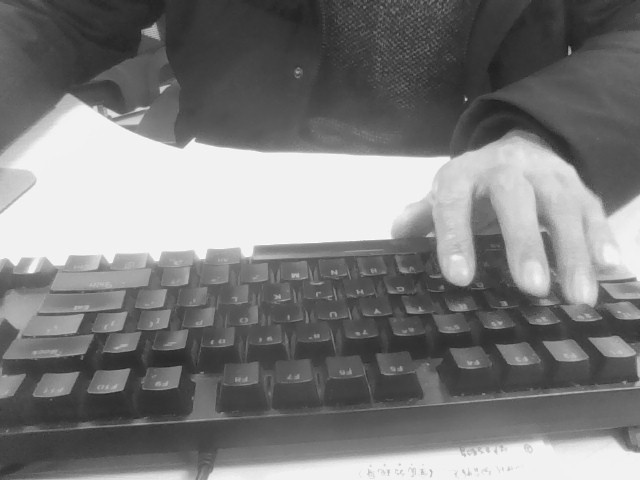
#> input picture 09-object-detection/frame.jpg, 640 x 480 px
$ python 07-image_append.py
#> lines starting #> are read from the running program, lines starting #| are printed output that depends on the picture
import cv2
import numpy as np

# 1.加载图像
img1 = cv2.imread('frame.jpg')
#> img1 is the input picture: shape (480, 640, 3); min 29, max 251, mean 124.5
img2 = cv2.imread('frame.jpg')

# 2.转换为灰度图
gray1 = cv2.cvtColor(img1, cv2.COLOR_BGR2GRAY)
gray2 = cv2.cvtColor(img2, cv2.COLOR_BGR2GRAY)

# 3.特征点检测
sift = cv2.SIFT_create()
kp1, des1 = sift.detectAndCompute(gray1, None)
#> kp1 = 665 keypoints; strongest (x, y, size): (152, 32, 9.9), (532, 276, 21.9), (569, 52, 2.7), (162, 89, 4.1)
kp2, des2 = sift.detectAndCompute(gray2, None)
#> kp2 has the same summary as kp1

# 4.匹配特征点
bf = cv2.BFMatcher()
matches = bf.knnMatch(des1, des2, k=2)
#> matches = 665 matches

# 5.筛选匹配点
good_matches = []

for m, n in matches:
    if m.distance < 0.75 * n.distance:
        good_matches.append(m)
#> after the loop, good_matches = 665 matches

# 6.计算单应性矩阵
if len(good_matches) > 4:
    src_pts = np.float32([kp1[m.queryIdx].pt for m in good_matches]).reshape(-1, 1, 2)
#> src_pts = 665 rows, first 8: [3.32, 373.1], [4.84, 376], [5.67, 210.7], [5.68, 322.9], [6.74, 262], [8.63, 399.4], [9.01, 204.6], [11.38, 206.1]
    dst_pts = np.float32([kp2[m.trainIdx].pt for m in good_matches]).reshape(-1, 1, 2)
#> dst_pts has the same summary as src_pts
    H, _ = cv2.findHomography(src_pts, dst_pts, cv2.RANSAC, 5.0)
#> H = [[1, 2.51e-15, -3.21e-13], [1.6e-17, 1, -8.07e-14], [-2.14e-19, 7.91e-18, 1]]
else:
    print("Not enough matches are found - %d/%d" % (len(good_matches), 4))
    H = None
    exit()

# 7.图像变换
h1, w1 = img1.shape[:2]
#> h1 = 480; w1 = 640
h2, w2 = img2.shape[:2]
#> h2 = 480; w2 = 640
wrapped_image = cv2.warpPerspective(img1, H, (w1 + w2, h1))
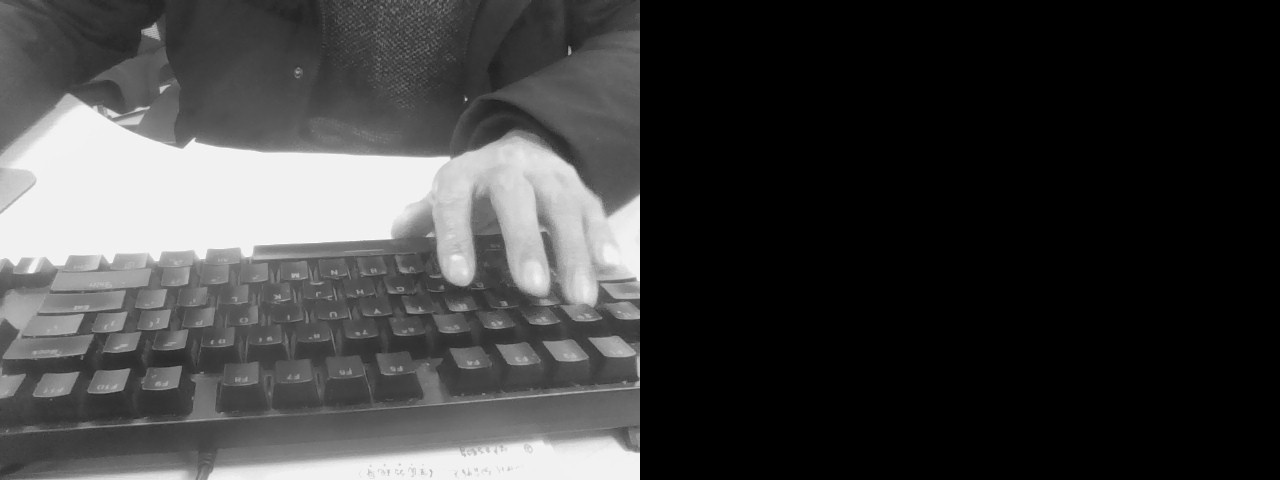
#> wrapped_image: shape (480, 1280, 3); min 0, max 251, mean 62.3

# 8.图像拼接
wrapped_image[0:h2, 0:w2] = img2

# 9.显示结果
cv2.imshow('Wrapped Image', wrapped_image)
cv2.waitKey(0)
cv2.destroyAllWindows()
